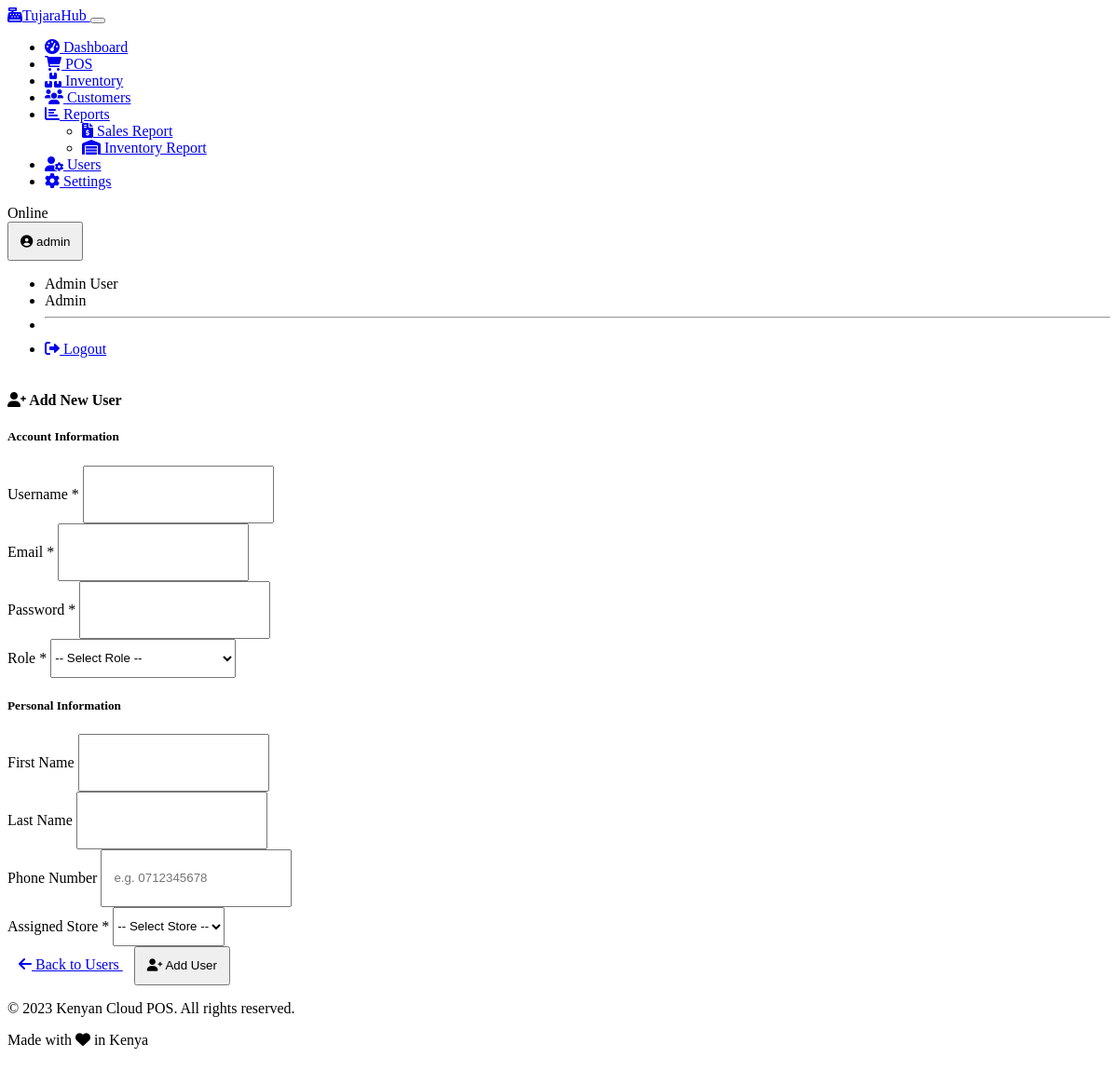
Screenshot of /users/add (signed in) with the database file from the repository.
### models.py (models this page shows, shortened)
class User(UserMixin, db.Model):
    id = db.Column(db.Integer, primary_key=True)
    username = db.Column(db.String(64), unique=True, nullable=False)
    email = db.Column(db.String(120), unique=True, nullable=False)
    password_hash = db.Column(db.String(256), nullable=False)
    first_name = db.Column(db.String(64))
    last_name = db.Column(db.String(64))
    phone = db.Column(db.String(20))
    is_active = db.Column(db.Boolean, default=True)
    created_at = db.Column(db.DateTime, default=datetime.utcnow)
    last_login = db.Column(db.DateTime)
    role_id = db.Column(db.Integer, db.ForeignKey('role.id'), nullable=False)
    store_id = db.Column(db.Integer, db.ForeignKey('store.id'), nullable=True) # Made nullable as per common practice, adjust if strictly required
    role = db.relationship('Role', backref='users')
    sales = db.relationship('Sale', backref='cashier', lazy=True)
    label_templates = db.relationship('LabelTemplate', backref='user', lazy=True)
    @property
    def full_name(self):
        return f"{self.first_name} {self.last_name}".strip()

class Role(db.Model):
    id = db.Column(db.Integer, primary_key=True)
    name = db.Column(db.String(50), unique=True, nullable=False)
    description = db.Column(db.String(255))
    ADMIN = "admin"
    MANAGER = "manager"
    CASHIER = "cashier"
    EMPLOYEE = "employee"

### routes.py (the view, shortened to what this page needs)
    @app.route('/users/add', methods=['GET', 'POST'])
    @admin_required
    def add_user():
        employee_role = request.args.get('role') == 'employee'
        roles = Role.query.all()
        stores = Store.query.all()
        selected_role_id = None
        if employee_role:
            employee_role_obj = Role.query.filter_by(name=Role.EMPLOYEE).first()
            if employee_role_obj:
                selected_role_id = employee_role_obj.id
        return render_template(
            'users/user_form.html',
            roles=roles,
            stores=stores,
            employee_mode=employee_role,
            selected_role_id=selected_role_id,
            title="Add Employee" if employee_role else "Add New User"
        )

### auth.py (called while the page is built)
def admin_required(view):
    @wraps(view)
    def wrapped_view(**kwargs):
        if not session.get('user_id'):
            return redirect(url_for('login'))
        if session.get('role') != Role.ADMIN:
            flash('You do not have permission to access this page.', 'danger')
            return redirect(url_for('dashboard'))
        return view(**kwargs)
    return wrapped_view

def load_logged_in_user():
    user_id = session.get('user_id')
    if user_id is None:
        g.user = None
    else:
        try:
            g.user = User.query.get(user_id)
        except Exception:
            g.user = None

### templates/users/user_form.html (shortened to what this page needs)
{% extends 'base.html' %}
{% block content %}
<div class="container">
    <div class="row justify-content-center">
        <div class="col-lg-8">
            <div class="card">
                <div class="card-header {% if employee_mode %}bg-success{% else %}bg-primary{% endif %} text-white">
                    <h4 class="mb-0">
                        <i class="fas fa-{% if edit_mode %}edit{% elif employee_mode %}user-tag{% else %}user-plus{% endif %} me-2"></i>
                        {% if edit_mode %}
                            Edit User: {{ user.username }}
                        {% elif employee_mode %}
                            Add Employee
                        {% else %}
                            Add New User
                        {% endif %}
                    </h4>
                </div>
                <div class="card-body">
                    <form method="post" action="{% if edit_mode %}{{ url_for('edit_user', user_id=user.id) }}{% else %}{{ url_for('register') }}{% endif %}">
                        <div class="row mb-4">
                            <div class="col-12">
                                <h5 class="border-bottom pb-2">Account Information</h5>
                            </div>
                            <div class="col-md-6 mb-3">
                                <label for="username" class="form-label">Username <span class="text-danger">*</span></label>
                                <input type="text" class="form-control" id="username" name="username"
                                       value="{% if user %}{{ user.username }}{% endif %}" required
                                       {% if edit_mode %}readonly{% endif %}>
                            </div>
                            <div class="col-md-6 mb-3">
                                <label for="email" class="form-label">Email <span class="text-danger">*</span></label>
                                <input type="email" class="form-control" id="email" name="email"
                                       value="{% if user %}{{ user.email }}{% endif %}" required>
                            </div>
                            <div class="col-md-6 mb-3">
                                <label for="password" class="form-label">
                                    Password {% if not edit_mode %}<span class="text-danger">*</span>{% endif %}
                                </label>
                                <input type="password" class="form-control" id="password" name="password"
                                       {% if not edit_mode %}required{% endif %}>
                            </div>
                            <div class="col-md-6 mb-3">
                                <label for="role_id" class="form-label">Role <span class="text-danger">*</span></label>
                                <select class="form-select" id="role_id" name="role_id" required {% if employee_mode %}readonly{% endif %}>
                                    <option value="" selected disabled>-- Select Role --</option>
                                </select>
                            </div>
                        </div>
                        <div class="row mb-4">
                            <div class="col-12">
                                <h5 class="border-bottom pb-2">Personal Information</h5>
                            </div>
                            <div class="col-md-6 mb-3">
                                <label for="first_name" class="form-label">First Name</label>
                                <input type="text" class="form-control" id="first_name" name="first_name"
                                       value="{% if user %}{{ user.first_name }}{% endif %}">
                            </div>
                            <div class="col-md-6 mb-3">
                                <label for="last_name" class="form-label">Last Name</label>
                                <input type="text" class="form-control" id="last_name" name="last_name"
                                       value="{% if user %}{{ user.last_name }}{% endif %}">
                            </div>
                            <div class="col-md-6 mb-3">
                                <label for="phone" class="form-label">Phone Number</label>
                                <input type="tel" class="form-control" id="phone" name="phone"
                                       value="{% if user %}{{ user.phone }}{% endif %}"
                                       placeholder="e.g. 0712345678">
                            </div>
                            <div class="col-md-6 mb-3">
                                <label for="store_id" class="form-label">Assigned Store <span class="text-danger">*</span></label>
                                <select class="form-select" id="store_id" name="store_id" required>
                                    <option value="" selected disabled>-- Select Store --</option>
                                </select>
                            </div>
                        </div>
                        <div class="d-flex justify-content-between">
                            <a href="{{ url_for('users') }}" class="btn btn-secondary">
                                <i class="fas fa-arrow-left me-1"></i> Back to Users
                            </a>
                            <button type="submit" class="btn btn-{% if employee_mode %}success{% else %}primary{% endif %}">
                                <i class="fas fa-{% if edit_mode %}save{% elif employee_mode %}user-tag{% else %}user-plus{% endif %} me-1"></i>
                                {% if edit_mode %}
                                    Update User
                                {% elif employee_mode %}
                                    Add Employee
                                {% else %}
                                    Add User
                                {% endif %}
                            </button>
                        </div>
                    </form>
                </div>
            </div>
        </div>
    </div>
</div>
{% endblock %}

### templates/base.html (shortened to what this page needs)
<!DOCTYPE html>
<html lang="en" data-bs-theme="dark">
<head>
    <link rel="stylesheet" href="https://cdn.replit.com/agent/bootstrap-agent-dark-theme.min.css">
    <link rel="stylesheet" href="https://cdnjs.cloudflare.com/ajax/libs/font-awesome/6.0.0/css/all.min.css">
    <link rel="stylesheet" href="{{ url_for('static', filename='css/custom.css') }}">
</head>
<body>
    {% if g.user %}
    <nav class="navbar navbar-expand-lg navbar-dark bg-dark mb-4">
        <div class="container-fluid">
            <a class="navbar-brand" href="{{ url_for('dashboard') }}">
                <i class="fas fa-cash-register me-2"></i>TujaraHub
            </a>
            <button class="navbar-toggler" type="button" data-bs-toggle="collapse" data-bs-target="#navbarNav">
            </button>
            <div class="collapse navbar-collapse" id="navbarNav">
                <ul class="navbar-nav me-auto">
                    {% if session.get('role') != 'employee' %}
                    <li class="nav-item">
                        <a class="nav-link {% if request.endpoint == 'dashboard' %}active{% endif %}" href="{{ url_for('dashboard') }}">
                            <i class="fas fa-tachometer-alt me-1"></i> Dashboard
                        </a>
                    </li>
                    {% endif %}
                    <li class="nav-item">
                        <a class="nav-link {% if request.endpoint == 'pos' %}active{% endif %}" href="{{ url_for('pos') }}">
                            <i class="fas fa-shopping-cart me-1"></i> POS
                        </a>
                    </li>
                    {% if session.get('role') != 'employee' %}
                    <li class="nav-item">
                        <a class="nav-link {% if request.endpoint == 'inventory' %}active{% endif %}" href="{{ url_for('inventory') }}">
                            <i class="fas fa-boxes me-1"></i> Inventory
                        </a>
                    </li>
                    {% endif %}
                    {% if session.get('role') != 'employee' %}
                    <li class="nav-item">
                        <a class="nav-link {% if request.endpoint == 'customers' %}active{% endif %}" href="{{ url_for('customers') }}">
                            <i class="fas fa-users me-1"></i> Customers
                        </a>
                    </li>
                    {% endif %}
                    {% if session.get('role') != 'employee' %}
                    <li class="nav-item dropdown">
                        <a class="nav-link dropdown-toggle" href="#" id="reportsDropdown" role="button" data-bs-toggle="dropdown">
                            <i class="fas fa-chart-bar me-1"></i> Reports
                        </a>
                        <ul class="dropdown-menu">
                            <li>
                                <a class="dropdown-item" href="{{ url_for('sales_report') }}">
                                    <i class="fas fa-file-invoice-dollar me-1"></i> Sales Report
                                </a>
                            </li>
                            <li>
                                <a class="dropdown-item" href="{{ url_for('inventory_report') }}">
                                    <i class="fas fa-warehouse me-1"></i> Inventory Report
                                </a>
                            </li>
                        </ul>
                    </li>
                    {% endif %}
                    {% if session.get('role') == 'admin' %}
                    <li class="nav-item">
                        <a class="nav-link {% if request.endpoint == 'users' %}active{% endif %}" href="{{ url_for('users') }}">
                            <i class="fas fa-user-cog me-1"></i> Users
                        </a>
                    </li>
                    {% endif %}
                    {% if session.get('role') in ['admin', 'manager'] %}
                    <li class="nav-item">
                        <a class="nav-link {% if request.endpoint == 'settings' %}active{% endif %}" href="{{ url_for('settings') }}">
                            <i class="fas fa-cog me-1"></i> Settings
                        </a>
                    </li>
                    {% endif %}
                </ul>
                <div class="d-flex align-items-center">
                    <span class="badge bg-success me-2" id="connection-status">Online</span>
                    <div class="dropdown">
                        <button class="btn btn-outline-light dropdown-toggle" type="button" id="userDropdown" data-bs-toggle="dropdown">
                            <i class="fas fa-user-circle me-1"></i> {{ g.user.username }}
                        </button>
                        <ul class="dropdown-menu dropdown-menu-end">
                            <li><span class="dropdown-item-text">{{ g.user.full_name }}</span></li>
                            <li><span class="dropdown-item-text text-muted">{{ g.user.role.name | title }}</span></li>
                            <li><hr class="dropdown-divider"></li>
                            <li><a class="dropdown-item" href="{{ url_for('logout') }}"><i class="fas fa-sign-out-alt me-1"></i> Logout</a></li>
                        </ul>
                    </div>
                </div>
            </div>
        </div>
    </nav>
    {% endif %}
    <main>
        {% block content %}{% endblock %}
    </main>
    <footer class="bg-dark text-light py-3 mt-5">
        <div class="container">
            <div class="row">
                <div class="col-md-6">
                    <p>&copy; 2023 Kenyan Cloud POS. All rights reserved.</p>
                </div>
                <div class="col-md-6 text-end">
                    <p>Made with <i class="fas fa-heart text-danger"></i> in Kenya</p>
                </div>
            </div>
        </div>
    </footer>
</body>
</html>

### static/css/custom.css (style rules this page uses)
body { min-height: 100vh; display: flex; flex-direction: column; }
main { flex: 1; }
:root { --brand-primary: var(--bs-primary); --brand-secondary: var(--bs-secondary); --brand-success: var(--bs-success); --brand-warning: var(--bs-warning); --brand-danger: var(--bs-danger); }
.form-control, .btn, .input-group-text { padding: 0.5rem 0.75rem; min-height: 42px; }
select.form-select { min-height: 42px; }

### rows the page displays
User: user.username "admin", user.full_name "Admin User"
Role: user.role.name "Admin"
